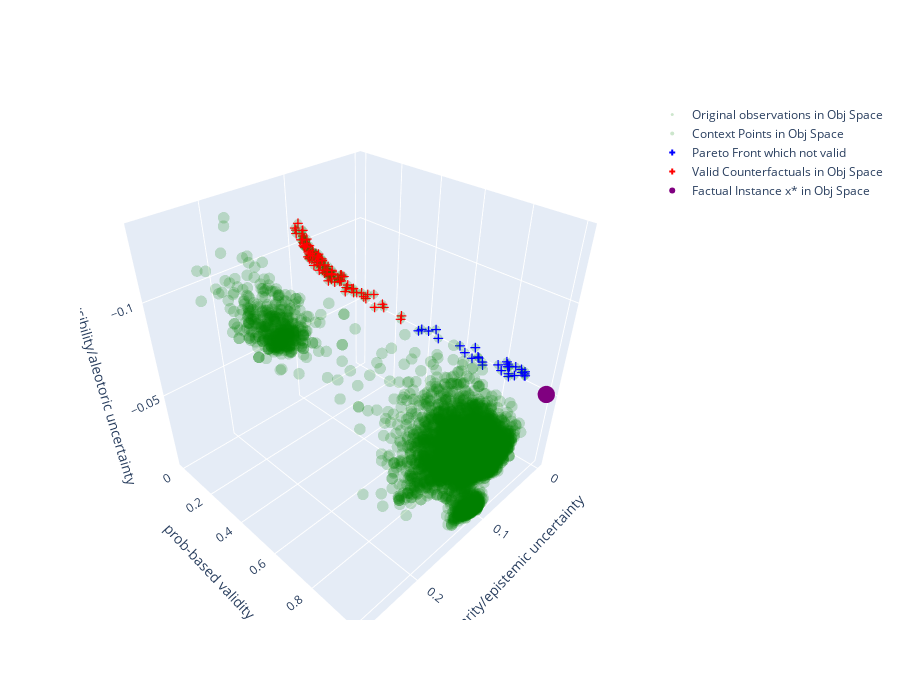

Notebook code cell kept with this figure:
### Code cell
from utils import plot_cf_3d
plot_cf_3d(results, x_factual.view(-1).cpu().numpy(), context=DG.sample(5000, seed=5678)[0].reshape(5000, -1).cpu().numpy())
